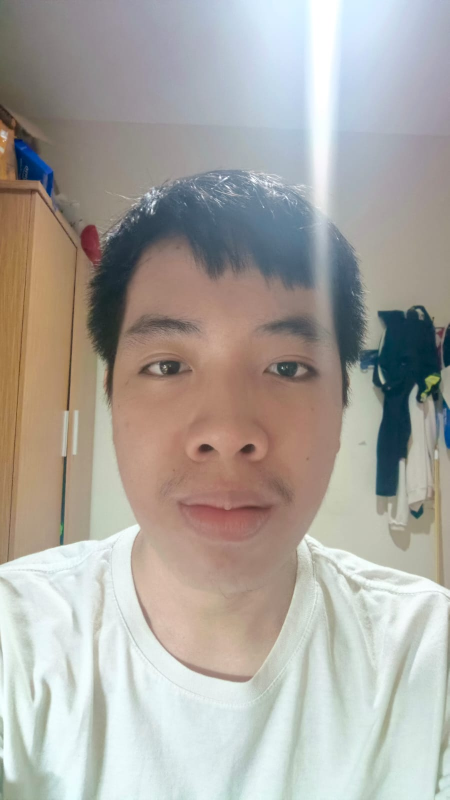
#> input picture my_photos/center1.jpeg, 899 x 1599 px (shown at 1/2 size)
$ python -i images.py   (imports and definitions only)   (older library calls are emulated)
#> lines starting #> are read from the running program, lines starting #| are printed output that depends on the picture
"""Image decoding and the quality gate that runs before any inference.

The gate is deliberately cheap and deliberately first. Roughly nine out of ten
bad captures (motion blur, a dark room, a thumb over the lens) can be rejected
in under a millisecond of NumPy, which is far better than spending 60 ms of
SCRFD to reach the same conclusion - and it gives the user a specific,
actionable message instead of "wajah tidak terdeteksi".
"""

from __future__ import annotations

import cv2
import numpy as np

MAX_BYTES = 5 * 1024 * 1024
MAX_DIMENSION = 4096

# Whole-frame Laplacian variance below this means the lens is covered or the
# camera is completely defocused. It is a SANITY check, not a sharpness check.
#
# It used to be 100 - the number every blog post quotes - and that rejected
# every real capture from the app: frames arrive downscaled to 640 px, and a
# selfie against a plain wall at that size measures 20-80 even when perfectly
# sharp (observed: 19, 38, 43, 70, 76 on a phone in good light). The frame is
# mostly wall; the wall has no edges; the variance is low. Sharpness of the
# part that matters is measured on the face crop after detection, see
# MIN_FACE_SHARPNESS.
MIN_BLUR_VAR = 8.0
# Laplacian variance of the detected face crop. Skin, eyes and hair give a
# sharp face at 150-300 px well over 50; motion blur drops it under 15.
MIN_FACE_SHARPNESS = 20.0
# Mean luma outside this band is too dark or blown out for reliable landmarks.
MIN_BRIGHTNESS = 60.0
MAX_BRIGHTNESS = 200.0


def decode(raw: bytes) -> np.ndarray:
    if len(raw) > MAX_BYTES:
        raise ValueError("IMAGE_TOO_LARGE")
    img = cv2.imdecode(np.frombuffer(raw, dtype=np.uint8), cv2.IMREAD_COLOR)
    if img is None:
        raise ValueError("DECODE_FAILED")
    h, w = img.shape[:2]
    if max(h, w) > MAX_DIMENSION:
        scale = MAX_DIMENSION / max(h, w)
        img = cv2.resize(img, (int(w * scale), int(h * scale)))
    return img


def blur_variance(img_bgr: np.ndarray) -> float:
    gray = cv2.cvtColor(img_bgr, cv2.COLOR_BGR2GRAY)
    return float(cv2.Laplacian(gray, cv2.CV_64F).var())


def brightness(img_bgr: np.ndarray) -> float:
    return float(cv2.cvtColor(img_bgr, cv2.COLOR_BGR2GRAY).mean())


def quality_gate(img_bgr: np.ndarray) -> tuple[str | None, float, float]:
    """Returns (error_code | None, blur_var, brightness)."""
    blur = blur_variance(img_bgr)
    bright = brightness(img_bgr)
    if blur < MIN_BLUR_VAR:
        return "LOW_QUALITY_BLUR", blur, bright
    if bright < MIN_BRIGHTNESS or bright > MAX_BRIGHTNESS:
        return "LOW_QUALITY_LIGHT", blur, bright
    return None, blur, bright


def region_sharpness(img_bgr: np.ndarray, bbox: np.ndarray) -> float:
    x1, y1, x2, y2 = (int(max(0, v)) for v in bbox)
    crop = img_bgr[y1:y2, x1:x2]
    if crop.size == 0:
        return 0.0
    return blur_variance(crop)


def high_frequency_energy(img_bgr: np.ndarray) -> float:
    """Ratio of high-frequency energy in the FFT magnitude spectrum.

    An LCD or phone screen re-photographed produces a characteristic periodic
    moire peak in this band that live skin does not.
    """
    gray = cv2.cvtColor(img_bgr, cv2.COLOR_BGR2GRAY).astype(np.float32)
    if min(gray.shape) < 32:
        return 0.0
    spectrum = np.fft.fftshift(np.abs(np.fft.fft2(gray)))
    h, w = spectrum.shape
    cy, cx = h // 2, w // 2
    r = min(cy, cx) // 4
    low = spectrum[cy - r : cy + r, cx - r : cx + r].sum()
    total = spectrum.sum()
    if total <= 0:
        return 0.0
    return float((total - low) / total)


def saturation_stats(img_bgr: np.ndarray) -> tuple[float, float]:
    hsv = cv2.cvtColor(img_bgr, cv2.COLOR_BGR2HSV)
    sat = hsv[:, :, 1].astype(np.float32)
    return float(sat.mean()), float(sat.std())

>>> import cv2
>>> picture = cv2.imread('../../../my_photos/center1.jpeg')
#> picture is the input picture: shape (1599, 899, 3); mean B, G, R 160.4, 166.4, 170.5
>>> result = quality_gate(picture)
#> in blur_variance, `gray = cv2.cvtColor(img_bgr, cv2.COLOR_BGR2GRAY)`:
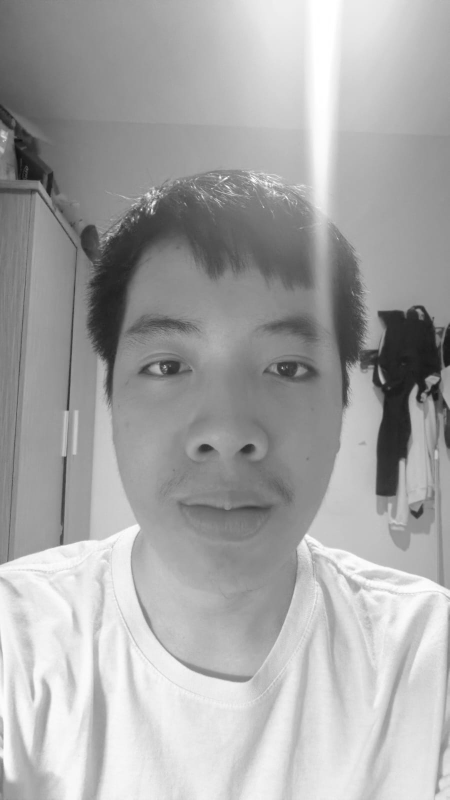
#> gray: shape (1599, 899) (shown at 1/2 size); min 14, max 255, mean 166.9
#> in quality_gate, `blur = blur_variance(img_bgr)`: blur = 25.03
#> in quality_gate, `bright = brightness(img_bgr)`: bright = 166.9

$ run again, on my_photos/center2.jpeg
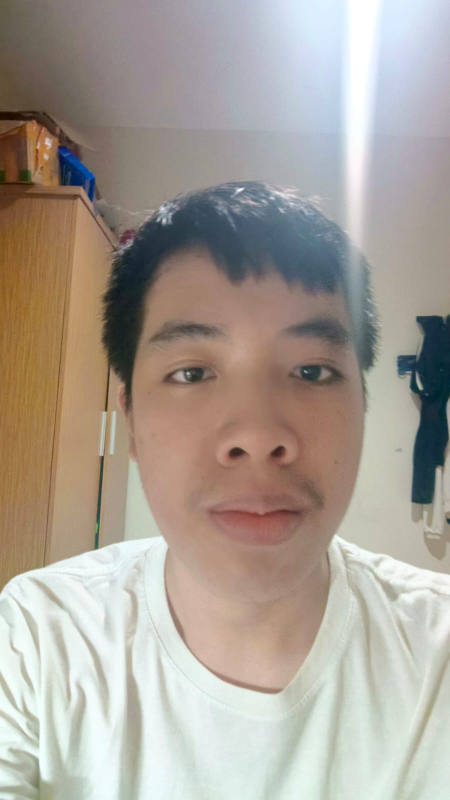
#> input picture my_photos/center2.jpeg, 899 x 1599 px (shown at 1/2 size)
#> picture is the input picture: shape (1599, 899, 3); mean B, G, R 151.2, 160.7, 169.2
#> in blur_variance, `gray = cv2.cvtColor(img_bgr, cv2.COLOR_BGR2GRAY)`:
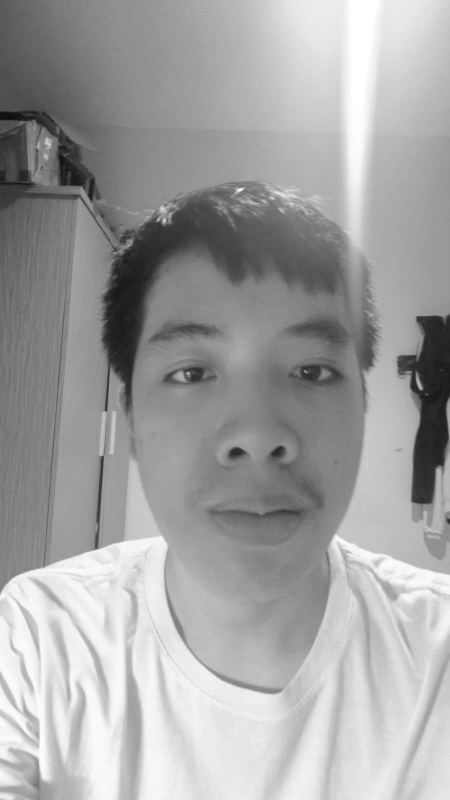
#> gray: shape (1599, 899) (shown at 1/2 size); min 11, max 255, mean 162.2
#> blur = 13.77
#> bright = 162.2

$ run again, on my_photos/left1.jpeg
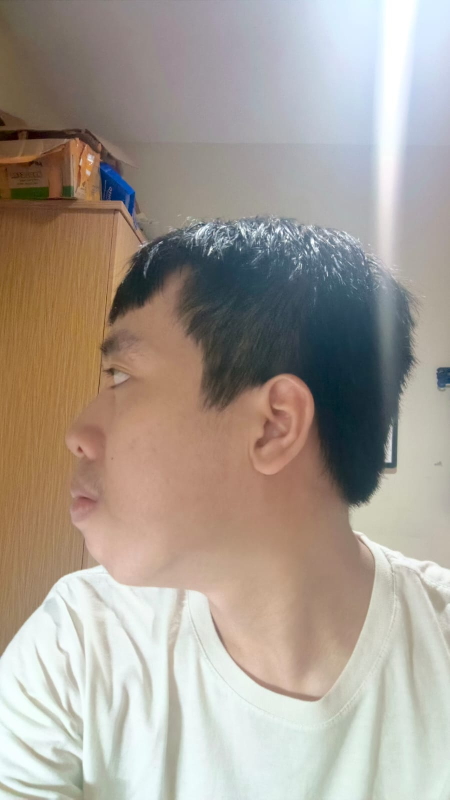
#> input picture my_photos/left1.jpeg, 899 x 1599 px (shown at 1/2 size)
#> picture is the input picture: shape (1599, 899, 3); mean B, G, R 147, 156.8, 166.2
#> in blur_variance, `gray = cv2.cvtColor(img_bgr, cv2.COLOR_BGR2GRAY)`:
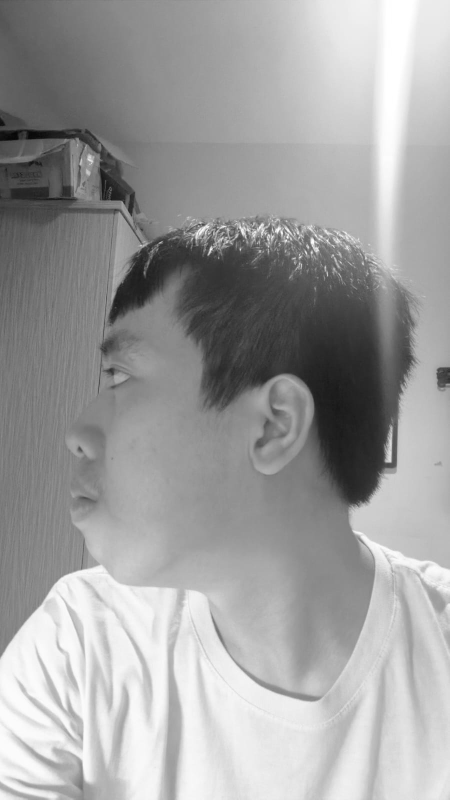
#> gray: shape (1599, 899) (shown at 1/2 size); min 5, max 255, mean 158.5
#> blur = 37.37
#> bright = 158.5

$ run again, on my_photos/left2.jpeg
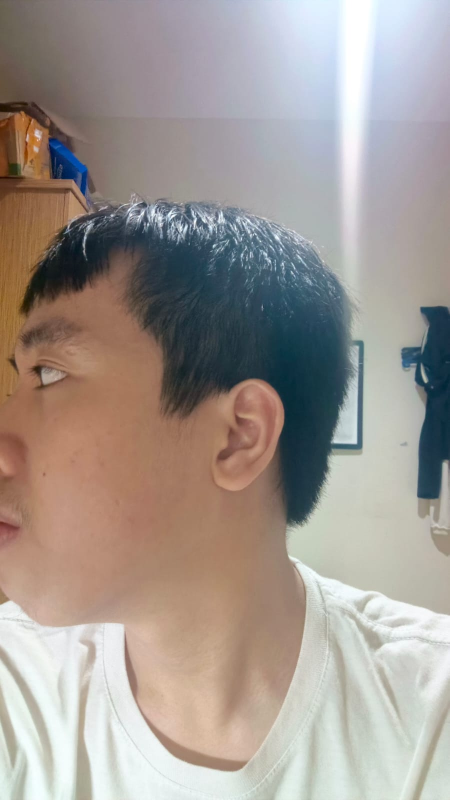
#> input picture my_photos/left2.jpeg, 899 x 1599 px (shown at 1/2 size)
#> picture is the input picture: shape (1599, 899, 3); mean B, G, R 146.2, 152.2, 160.9
#> in blur_variance, `gray = cv2.cvtColor(img_bgr, cv2.COLOR_BGR2GRAY)`:
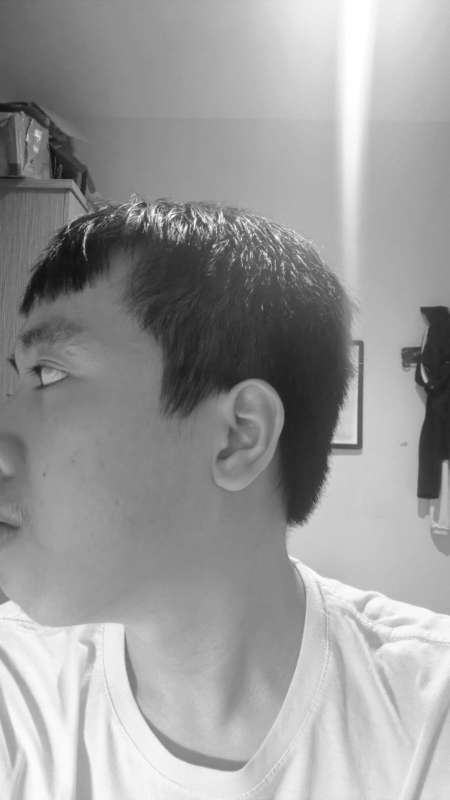
#> gray: shape (1599, 899) (shown at 1/2 size); min 7, max 255, mean 154.1
#> blur = 38.23
#> bright = 154.1
